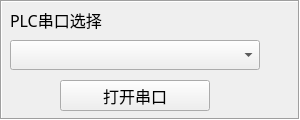
            <widget class="QFrame" name="frame_16">
             <property name="geometry">
              <rect>
               <x>890</x>
               <y>10</y>
               <width>300</width>
               <height>120</height>
              </rect>
             </property>
             <property name="frameShape">
              <enum>QFrame::Box</enum>
             </property>
             <property name="frameShadow">
              <enum>QFrame::Sunken</enum>
             </property>
             <property name="lineWidth">
              <number>1</number>
             </property>
             <widget class="QLabel" name="labelPcl">
              <property name="geometry">
               <rect>
                <x>10</x>
                <y>10</y>
                <width>200</width>
                <height>20</height>
               </rect>
              </property>
              <property name="font">
               <font>
                <family>宋体</family>
                <pointsize>12</pointsize>
               </font>
              </property>
              <property name="text">
               <string>PLC串口选择</string>
              </property>
             </widget>
             <widget class="myComboBox" name="comboBoxPcl">
              <property name="geometry">
               <rect>
                <x>10</x>
                <y>40</y>
                <width>250</width>
                <height>30</height>
               </rect>
              </property>
              <property name="font">
               <font>
                <family>SimSun</family>
                <pointsize>12</pointsize>
               </font>
              </property>
              <property name="mouseTracking">
               <bool>true</bool>
              </property>
              <property name="tabletTracking">
               <bool>true</bool>
              </property>
              <property name="focusPolicy">
               <enum>Qt::StrongFocus</enum>
              </property>
             </widget>
             <widget class="QPushButton" name="pushButtonPcl">
              <property name="geometry">
               <rect>
                <x>60</x>
                <y>80</y>
                <width>150</width>
                <height>31</height>
               </rect>
              </property>
              <property name="minimumSize">
               <size>
                <width>20</width>
                <height>20</height>
               </size>
              </property>
              <property name="font">
               <font>
                <family>宋体</family>
                <pointsize>12</pointsize>
               </font>
              </property>
              <property name="text">
               <string>打开串口</string>
              </property>
             </widget>
            </widget>
